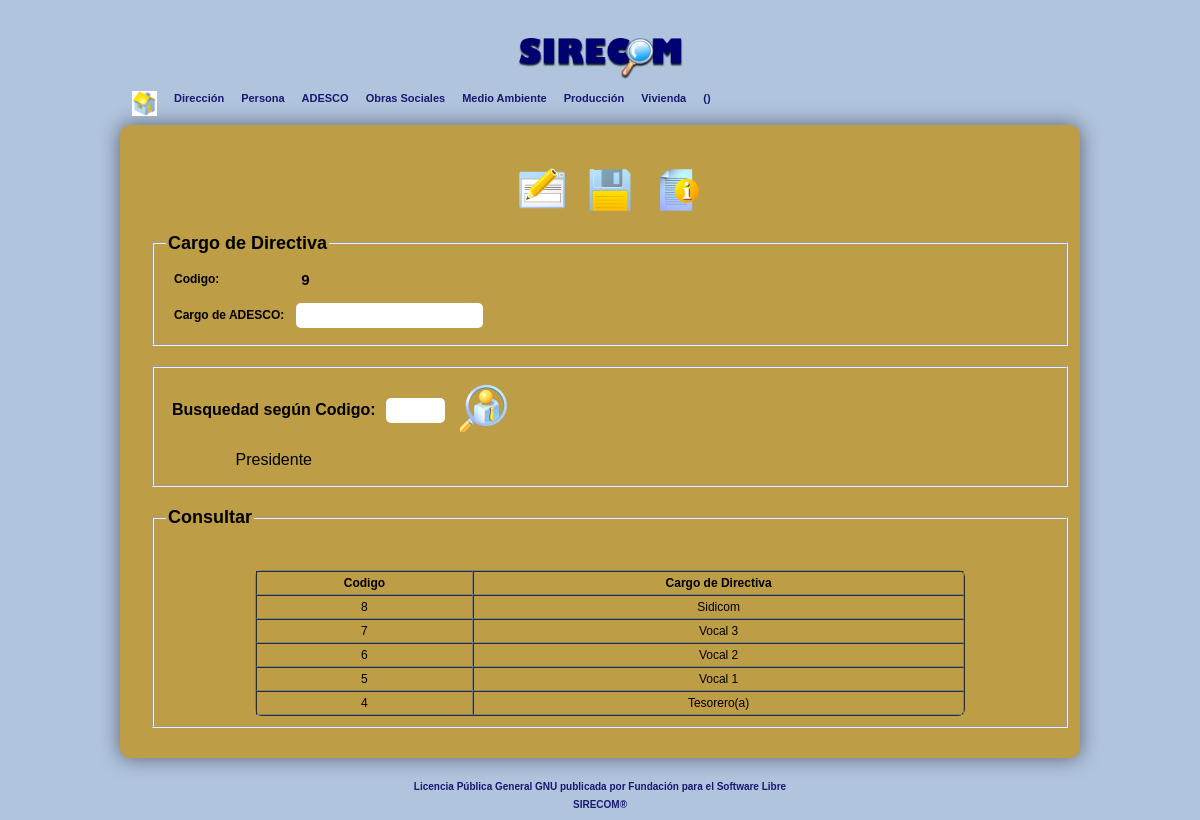
The page /adadesco/cargo.php?bu=1 on the database its author committed.
### tables this page shows
CREATE TABLE IF NOT EXISTS `cargo` (
  `idcargo` int(11) NOT NULL AUTO_INCREMENT,
  `cargo` varchar(90) DEFAULT NULL,
  PRIMARY KEY (`idcargo`)
);

### libreria/dbdiagnostico.php (the view, shortened to what this page needs)
<?php
class dbdiagnostico
{
      public $server="localhost";
      public $dbuser="root";
      public $cn;
	  public $c="";
      public function __construct()
	  {
  		  $this->cn=$this->conectar();
	  }
      public function conectar()
	  {
		$cnx=mysql_connect($this->server,$this->dbuser,$this->c) or die (mysql_error());
		return $cnx;
      }
	public function consulta($consulta)
	  {
		$datos=mysql_query($consulta,$this->cn) or die(mysql_error());
		return $datos;
      }
}
class consultas extends dbdiagnostico
{
   public function buscarvalor($tabla,$campo,$condicion)
   {
   		$db=new dbdiagnostico();
		$this->datos=$db->consulta("select $campo from $tabla where $condicion");
		if (mysql_num_rows($this->datos)>0)
		{
			$r=mysql_result($this->datos,0,$campo);
		}
		else
		{
			$r=0;
		}
   		return $r;
   }
   public function consultar($tabla,$campos,$condicion,$estilo="cellspacing=0; cellpadding=1; font-size:12px; width:80%; margin-left:auto; margin-right:auto; text-align:center; border-radius:7px;")
      {
   		$db=new dbdiagnostico();
		$this->datos=$db->consulta("select $campos from $tabla where $condicion");
		if (mysql_num_rows($this->datos)>0)
		{
			$resul="<table border=1px; cellpadding=1px; cellspacing=0px; style=\"$estilo\"> <tr style=\"$estilo\">";
			for ($camp=0;$camp<mysql_num_fields($this->datos); $camp++)
			{
				$resul.="<th>". mysql_field_name($this->datos,$camp);
			}
			$resul.="</tr>";
			for($f=0;$f<mysql_num_rows($this->datos);$f++)
			{
				$resul.="<tr>";
				for ($camp=0;$camp<mysql_num_fields($this->datos); $camp++)
				{
					$resul.="<td>".mysql_result($this->datos,$f,$camp);
				}
				$resul.="</tr>";
			}
			$resul.="<br></table>";
		}
		else
		{
			$resul="<b>No hay datos en la tabla</b>";
		}
   		return $resul;
   }
 }
function newid($tabla,$campo)
{
	$b=new consultas();
	$x=$b->buscarvalor("$tabla","max($campo)"," 1 ");
	$x++;
	return $x;
}
function usuario()
{
	if ($_SESSION["nusuario"]!="0" )
	{
	   $a=$_SESSION["nusuario"] . "(".$_SESSION["tusuario"] .")";
	}
	else
	{
	   @header("location:/sidicom/index.php");
	}
    return $a;
}
?>

### adadesco/cargo.php (shortened to what this page needs)
<?php
include("../libreria/dbdiagnostico.php");
$uu=usuario();
?>
<!DOCTYPE html>
<html lang="es">
    <head>
        <link rel="stylesheet" href="../libreria/styles.css">
   </head>
<body>
<div id='todo'>
      <header>
            <hgroup>
                 <img width="170" src="../libreria/images/logo_sidicom.png" alt="SIDICOM">
            </hgroup>
 	 <div id="menu">
           <li><a href='../comunidad/comunidad.php'><img border="0" src='../libreria/images/home.png' width="25" height="25" title="Inicio"></a></li>
				<li><a href='#'>Direcci&oacute;n</a>
				</li>
				<li><a href='#'>Persona</a>
				</li>
				<li><a href='#'>ADESCO</a>
				</li>
				<li><a href='#'>Obras Sociales</a>
				</li>
				<li><a href='#'>Medio Ambiente</a>
				</li>
				<li><a href='#'>Producci&oacute;n</a>
				</li>
				<li><a href='#'>Vivienda</a>
				</li>
				<li><a href='#'><?php echo $uu; ?></a>
				</li>
       </div>
      </header>
	<section>
            <div id='infoprin'>
              <form id="formulario" method='POST'>
		<nav id="menu2">
                    <table id="otromenu">
			<td><input type=image src="../libreria/images/forms.png" id="nuevo" name="nuevo" value="modificar" title="Modificar" onclick="location.href='mcargo.php';"></td>
			<td><input type=image src='../libreria/images/save.png' id="nuevo" name="nuevo" value="guardar" title="Guardar"></td>
			<td><input type=image src='../libreria/images/info.png' id="nuevo" name="nuevo" value="ayuda" title="Ayuda" onclick="window.open (href='../libreria/ManualUsuario.pdf')"></td></tr>
                    </table>
		</nav>
		<fieldset>
                <legend>
                Cargo de Directiva
                </legend>
                 <table id="tabla">
				  <tr><td><label>Codigo:</label></td>
				  <td><input type="text" name="codigo" id="codigo" value="<?php echo newid('cargo','idcargo'); ?>" readonly></td></tr>
				  <tr><td><label>Cargo de ADESCO:</label></td>
				  <td><input type="text" name="cargo" value="" required="required" autofocus title='Nuevo Cargo'></td></tr>
								</table>
							</fieldset>
						</form>
						<section>
						<div id="formulario2">
						<fieldset>
						<form action="cargo.php" method="get">
						<table>
						<tr><td><b>Busquedad seg&uacute;n Codigo:</b></td><td><input type="text" name="bu" size="4" title="Digite Codigo"></td>
						<td><input type=image src="../libreria/images/vacancy.png" name="bu1"  id="bu1" value="buscar" title="Buscar"></td></tr>
						<tr><td>
			<?php
			if (isset($_GET['bu']))
			{
				$ii=$_GET['bu'];
				$b=new consultas();
				echo $b->buscarvalor("cargo","cargo","idcargo='$ii'");
			}
			?>
					</td></tr>
						</table>
						</form>
						</fieldset>
						</div>
						</section>
					<section>
					<div id="formulario2">
					<fieldset>
						<legend>
					   Consultar
						</legend>
			<?php
			$con=new consultas();
			echo "<br>";
			echo $con->consultar("cargo","idcargo as'Codigo',cargo as 'Cargo de Directiva'","idcargo order by idcargo desc limit 5");
			?>
							</fieldset>
			</div>
		</section>
         </div>
      </section>
			<footer id="footer">
			<br>
			<a href='../libreria/licencia.txt' target="_blank">
			Licencia P&uacute;blica General GNU publicada
			por Fundaci&oacute;n para el Software Libre
			<br>SIRECOM&#174;</a>
			</footer>
    </div>
   </body>
</html>

### libreria/styles.css (style rules this page uses)
body { background-color: #B0C4DE; font-family: 'Helvetica',Arial; }
#todo { width: 960px; margin:0 auto; text-align: center; }
hgroup { padding-bottom: 5px; padding-top:30px; }
th,td,tr { padding:4px; }
#menu { list-style:none; width:auto; position:relative; display:block; height:36px; }
#menu li { float:left; display:block; position:relative; }
#menu li a { color:#191970; font-weight: bold; text-decoration:none; font-family:Helvetica, Arial, sans-serif; font-size:11px; line-height:1.3em; padding:2px 5px 10px 12px; display:block; }
#infoprin { width:auto; height:auto; background-color: #be9d47; color:black; margin:0 auto; border-radius:10px ; padding: 20px; box-shadow: 0px 0px 20px rgba(0,0,0,0.5); }
footer a:link { text-align: center; text-decoration: none; font-family: Arial; font-weight: bold; font-size:10px; color: #191970; }
#formulario { width: 100%; padding: 10px; }
#formulario2 { width: 100%; padding: 10px; }
legend { font-weight: bold; font-size: 18px; text-align: left; }
input { border: #be9d47; padding: 5px; border-radius: 5px; }
label { float: left; margin: 2px 2px 2px 2px; text-align: left; }
#codigo { font-weight: bold; font-size: 15px; background-color: #be9d47; border: #be9d47; }
#tabla { font-weight: bold; font-size: 12px; text-align: left; }
#menu2 { font-weight: bold; display: inline-block; color:#191970; cursor:pointer; }
#bu1 { width:48px; height: 48px; }
#nuevo { width:48px; height: 48px; }

### rows shown on the page
cargo: cargo "Presidente"
cargo: idcargo "8", cargo "Sidicom"
cargo: idcargo "7", cargo "Vocal 3"
cargo: idcargo "6", cargo "Vocal 2"
cargo: idcargo "5", cargo "Vocal 1"
cargo: idcargo "4", cargo "Tesorero(a)"

### other values the page prints
$uu "()"
mysql_field_name($this->datos,$camp) "Codigo"
mysql_field_name($this->datos,$camp) "Cargo de Directiva"
